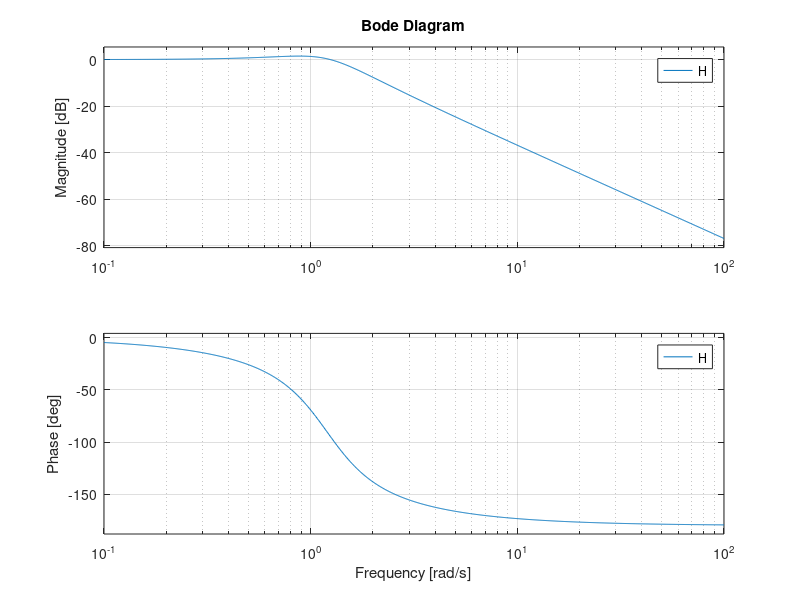

The MATLAB source for this figure:
%% Homework 2 - Digital and Optimal Control
%Henrik Lucande
%724140
close all
clear all
m = 1000;
b = 100;
K_p = 1050;
K_i = 638;

%c)
%closed loop tf:
nom = 1.435;
den = [1 1.15 1.435];
H = tf(nom,den);
bode(H);
K_p30 = 1094.66;
K_i30 = -991.41;
K_p6 = 2546.6;
K_i6 = -1514.1;



 